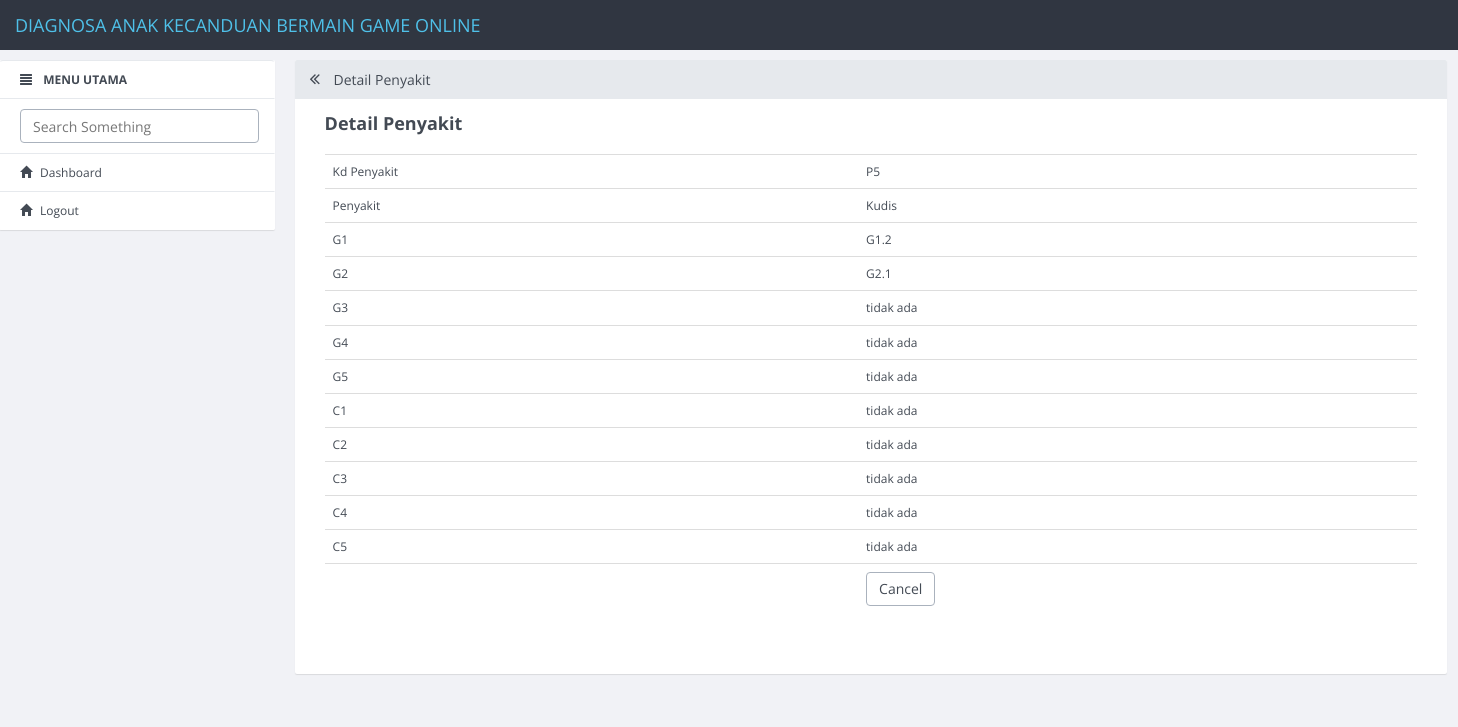
/penyakit/read/6.html, run on the app's committed database.
### tables this page shows
CREATE TABLE `penyakit` (
  `id_penyakit` int(11) NOT NULL,
  `kd_penyakit` varchar(3) DEFAULT NULL,
  `penyakit` varchar(50) DEFAULT NULL,
  `gambar` varchar(100) DEFAULT NULL,
  `solusi` text DEFAULT NULL,
  `g1` varchar(10) DEFAULT NULL,
  `g2` varchar(10) DEFAULT NULL,
  `g3` varchar(10) DEFAULT NULL,
  `g4` varchar(10) DEFAULT NULL,
  `g5` varchar(10) DEFAULT NULL,
  `g6` varchar(10) DEFAULT NULL,
  `g7` varchar(10) DEFAULT NULL,
  `g8` varchar(10) DEFAULT NULL,
  `g9` varchar(10) DEFAULT NULL,
  `g10` varchar(10) DEFAULT NULL,
  `g11` varchar(10) DEFAULT NULL,
  `g12` varchar(10) DEFAULT NULL,
  `c1` varchar(10) DEFAULT NULL,
  `c2` varchar(10) DEFAULT NULL,
  `c3` varchar(10) DEFAULT NULL,
  `c4` varchar(10) DEFAULT NULL,
  `c5` varchar(10) DEFAULT NULL,
  `c6` varchar(10) DEFAULT NULL,
  `c7` varchar(10) DEFAULT NULL,
  `c8` varchar(10) DEFAULT NULL,
  `c9` varchar(10) DEFAULT NULL,
  `c10` varchar(10) DEFAULT NULL,
  `c11` varchar(10) DEFAULT NULL,
  `c12` varchar(10) DEFAULT NULL,
  `c13` varchar(10) DEFAULT NULL,
  `c14` varchar(10) DEFAULT NULL,
  `c15` varchar(10) DEFAULT NULL,
  `c16` varchar(10) DEFAULT NULL,
  `c17` varchar(10) DEFAULT NULL,
  `c18` varchar(10) DEFAULT NULL
);

### application/controllers/Penyakit.php (called while the page is built, shortened)
<?php
class Penyakit extends CI_Controller
{
    function __construct()
    {
        $this->load->model('M_penyakit');
        $this->load->library('form_validation');
    }
    public function read($id)
    {
        $row = $this->M_penyakit->get_by_id($id);
        if ($row) {
            $data = array(
		'id_penyakit' => $row->id_penyakit,
		'kd_penyakit' => $row->kd_penyakit,
		'penyakit' => $row->penyakit,
		'gambar' => $row->gambar,
		'solusi' => $row->solusi,
		'g1' => $row->g1,
		'g2' => $row->g2,
		'g3' => $row->g3,
		'g4' => $row->g4,
		'g5' => $row->g5,
		'c1' => $row->c1,
		'c2' => $row->c2,
		'c3' => $row->c3,
		'c4' => $row->c4,
		'c5' => $row->c5,
		'konten' => 'penyakit/penyakit_read',
            'judul' => 'Detail Penyakit',
	    );
            $this->load->view('v_index', $data);
        } else {
            $this->session->set_flashdata('message', 'Record Not Found');
            redirect(site_url('penyakit'));
        }
    }
}

### index.php (called while the page is built, shortened)
<?php
require_once BASEPATH.'core/CodeIgniter.php';

### application/models/M_penyakit.php (called while the page is built, shortened)
<?php
class M_penyakit extends CI_Model
{
    public $table = 'penyakit';
    public $id = 'id_penyakit';
    function get_by_id($id)
    {
        $this->db->where($this->id, $id);
        return $this->db->get($this->table)->row();
    }
}

### application/views/penyakit/penyakit_read.php (the view)
<table class="table">
	    <tr><td>Kd Penyakit</td><td><?php echo $kd_penyakit; ?></td></tr>
	    <tr><td>Penyakit</td><td><?php echo $penyakit; ?></td></tr>
	    <tr><td>G1</td><td><?php echo $g1; ?></td></tr>
	    <tr><td>G2</td><td><?php echo $g2; ?></td></tr>
	    <tr><td>G3</td><td><?php echo $g3; ?></td></tr>
	    <tr><td>G4</td><td><?php echo $g4; ?></td></tr>
	    <tr><td>G5</td><td><?php echo $g5; ?></td></tr>
	    <tr><td>C1</td><td><?php echo $c1; ?></td></tr>
	    <tr><td>C2</td><td><?php echo $c2; ?></td></tr>
	    <tr><td>C3</td><td><?php echo $c3; ?></td></tr>
	    <tr><td>C4</td><td><?php echo $c4; ?></td></tr>
	    <tr><td>C5</td><td><?php echo $c5; ?></td></tr>
	    <tr><td></td><td><a href="<?php echo site_url('penyakit') ?>" class="btn btn-default">Cancel</a></td></tr>
	</table>

### data on the page
penyakit: kd_penyakit "P5", penyakit "Kudis", g1 "G1.2", g2 "G2.1", g3 "tidak ada", g4 "tidak ada", g5 "tidak ada", c1 "tidak ada", c2 "tidak ada", c3 "tidak ada", c4 "tidak ada", c5 "tidak ada"

### other printed values
$judul "Detail Penyakit"
